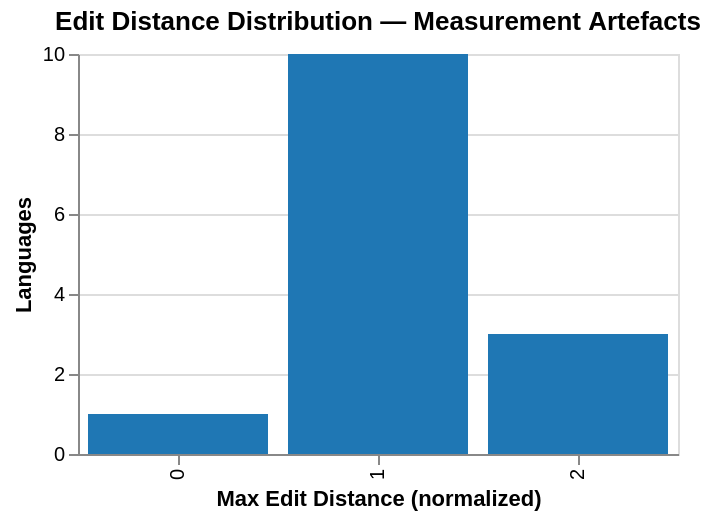

The notebook cell this image was saved under:
### Code cell
# Edit distance distribution for artefacts
artefacts_plot = artefacts.dropna(subset=['max_edit_distance']).copy()
artefacts_plot['max_edit_distance'] = artefacts_plot['max_edit_distance'].astype(int)

alt.Chart(artefacts_plot).mark_bar(color=CATEGORY_COLOURS['MEASUREMENT_ARTEFACT']).encode(
    x=alt.X('max_edit_distance:O', title='Max Edit Distance (normalized)'),
    y=alt.Y('count():Q', title='Languages'),
    tooltip=['max_edit_distance:O', 'count():Q']
).properties(
    width=300, height=200,
    title='Edit Distance Distribution — Measurement Artefacts'
)

### Figure 1 — Vega specification as saved in the notebook (floating-point values rounded to 4 significant figures)
{"$schema": "https://vega.github.io/schema/vega/v6.json", "data": [{"name": "source_0", "values": [{"__count": 10, "max_edit_distance": 1}, {"__count": 3, "max_edit_distance": 2}, {"__count": 1, "max_edit_distance": 0}]}, {"name": "source_0_x_domain_max_edit_distance", "values": [{"max_edit_distance": 1}, {"max_edit_distance": 2}, {"max_edit_distance": 0}]}, {"name": "source_0_y_domain___count", "values": [{"min": 1, "max": 10}]}], "marks": [{"type": "rect", "name": "marks", "from": {"data": "source_0"}, "encode": {"update": {"fill": {"value": "#1f77b4"}, "y": {"field": "__count", "scale": "y"}, "y2": {"value": 0, "scale": "y"}, "tooltip": {"signal": "{\"max_edit_distance\": isValid(datum[\"max_edit_distance\"]) ? datum[\"max_edit_distance\"] : \"\"+datum[\"max_edit_distance\"], \"Count of Records\": format(datum[\"__count\"], \"\")}"}, "width": {"signal": "max(0.25, bandwidth('x'))"}, "x": {"field": "max_edit_distance", "scale": "x"}}}, "style": ["bar"]}], "scales": [{"name": "x", "type": "band", "domain": {"data": "source_0_x_domain_max_edit_distance", "field": "max_edit_distance", "sort": true}, "range": [0, {"signal": "width"}], "paddingInner": 0.1, "paddingOuter": 0.05}, {"name": "y", "type": "linear", "domain": [{"signal": "(data(\"source_0_y_domain___count\")[0] || {}).min"}, {"signal": "(data(\"source_0_y_domain___count\")[0] || {}).max"}], "range": [{"signal": "height"}, 0], "zero": true, "nice": true}], "axes": [{"scale": "y", "gridScale": "x", "domain": false, "orient": "left", "zindex": 0, "labels": false, "minExtent": 0, "ticks": false, "maxExtent": 0, "grid": true, "tickCount": {"signal": "ceil(height/40)"}, "aria": false}, {"scale": "x", "zindex": 0, "orient": "bottom", "labelAlign": "right", "grid": false, "title": "Max Edit Distance (normalized)", "labelAngle": 270, "labelBaseline": "middle"}, {"scale": "y", "tickCount": {"signal": "ceil(height/40)"}, "zindex": 0, "title": "Languages", "orient": "left", "grid": false, "labelOverlap": true}], "title": {"text": "Edit Distance Distribution — Measurement Artefacts", "frame": "group"}, "padding": 5, "height": 200, "style": "cell", "background": "white", "width": 300}
